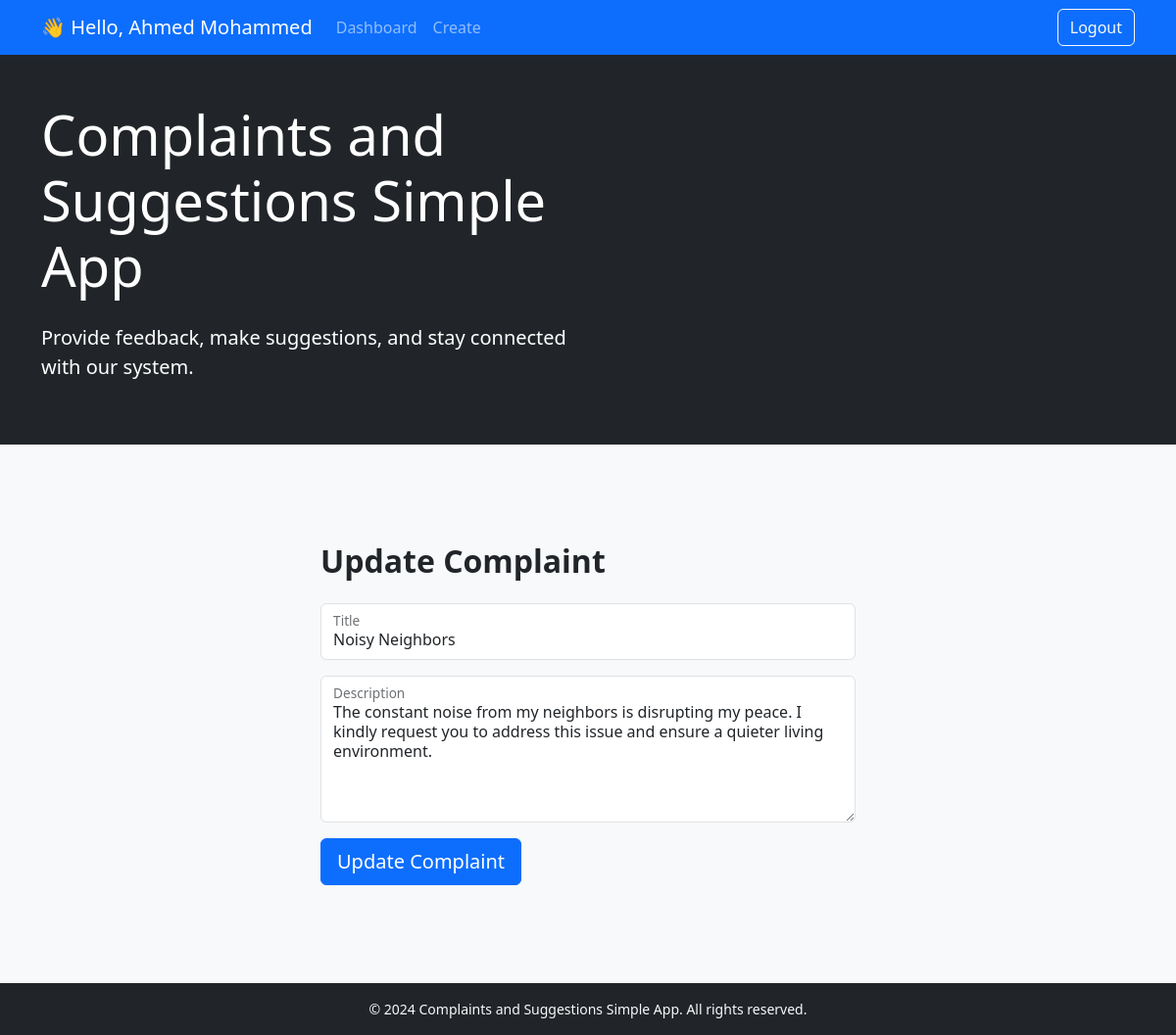
The app's page /src/templates/pages/update-complaint.php?id=1 (signed in) with its own data.
### tables this page shows
CREATE TABLE `users` (
  `id` int(11) NOT NULL,
  `username` varchar(255) NOT NULL,
  `full_name` varchar(255) NOT NULL,
  `password` varchar(255) NOT NULL,
  `user_type` enum('admin','user') NOT NULL DEFAULT 'user'
);

CREATE TABLE `complaints` (
  `id` int(11) NOT NULL,
  `user_id` int(11) NOT NULL,
  `title` varchar(255) NOT NULL,
  `description` varchar(500) NOT NULL,
  `status` tinyint(4) NOT NULL DEFAULT 0,
  `feedback` varchar(500) DEFAULT NULL
);

### src/core/functions.php (called while the page is built, shortened)
<?php
function getUserId()
{
    return $_SESSION['user_id'];
}
function getUserType()
{
    return $_SESSION['user_type'];
}
function getFullNameById($user_id, $mysqli)
{
    try {
        $query = "SELECT `full_name` FROM `users` WHERE `id` = ?";
        $stmt = $mysqli->prepare($query);
        $stmt->bind_param('i', $user_id);
        $stmt->execute();
        $result = $stmt->get_result();
        $user = $result->fetch_assoc();
        if ($user) {
            return $user['full_name'];
        } else {
            return "User not found";
        }
    } catch (mysqli_sql_exception $e) {
        die("Error: " . $e->getMessage());
    }
}
function getComplaint($id, $mysqli)
{
    try {
        $query = "SELECT * FROM `complaints` WHERE `id` = ? ORDER BY `id` DESC";
        $stmt = $mysqli->prepare($query);
        $stmt->bind_param('i', $id);
        $stmt->execute();
        $result = $stmt->get_result();
        $complaint = $result->fetch_assoc();
        return $complaint;
    } catch (PDOException $e) {
        error_log('getComplaint error: id: ' . $id);
        die("Error: " . $e->getMessage());
    }
}

### src/templates/pages/update-complaint.php (the view, shortened to what this page needs)
<?php
require_once '../../config.php';
$complaint_id = $_GET['id'];
?>
<!DOCTYPE html>
<html lang="en">
<head>
    <?php include_once INC_DIR . 'headInclude.php' ?>
</head>
<body class="bg-light">
    <div class="mb-4">
        <?php
        $navbar = true;
        include(TEMPLATES_DIR . 'components/header.php');
        ?>
        <div class="container">
            <div class="row justify-content-center align-items-center" style="margin-top: 100px; margin-bottom: 100px;">
                <div class="col-md-6">
                    <h2 class="mb-4 fw-bold" style="max-width: 80%;">Update Complaint</h2>
                    <form method="post" action="core/operations.php">
                        <?php $complaint = getComplaint($complaint_id, $mysqli); ?>
                        <div class="input-group mb-3">
                            <div class="form-floating">
                                <input type="text" class="form-control rounded-2" id="title" placeholder="Title" name="complaint_title" value="<?php echo $complaint['title']; ?>" required>
                                <label for="title">Title</label>
                            </div>
                        </div>
                        <div class="mb-3">
                            <div class="form-floating">
                                <textarea class="form-control" id="description" name="complaint_description" placeholder="Enter description" rows="5" style="min-height: 150px;" required><?php echo $complaint['description']; ?></textarea>
                                <label for="description">Description</label>
                            </div>
                        </div>
                        <button type="submit" class="btn btn-primary btn-lg btn-block rounded-2">Update Complaint</button>
                    </form>
                </div>
            </div>
        </div>
    </div>
</body>
</html>

### src/templates/components/navbar.php (shortened to what this page needs)
<?php
if ($navbar) :
    $user_id = getUserId();
?>
    <nav class="navbar sticky-top navbar-expand-lg navbar-dark bg-primary">
        <div class="container">
            <span class="navbar-brand text-capitalize"><?php echo '👋 Hello, ' . getFullNameById($user_id, $mysqli); ?></span>
            <div class="collapse navbar-collapse" id="navbarNavAltMarkup">
                <div class="navbar-nav">
                    <a class="nav-link" href="index.php">Dashboard</a>
                    <?php if (getUserType() == 'user') : ?>
                        <a class="nav-link"  href="templates/pages/create.php">Create</a>
                    <?php endif; ?>
                </div>
                <div class="navbar-nav ms-auto">
                    <a class="btn btn-outline-light" href="logout.php">Logout</a>
                </div>
            </div>
        </div>
    </nav>
<?php endif; ?>

### records on screen
users: full_name "Ahmed Mohammed"
complaints: complaint_title "Noisy Neighbors", complaint_description "The constant noise from my neighbors is disrupting my peace. I kindly request you to address this issue and ensure a quieter living environment."
